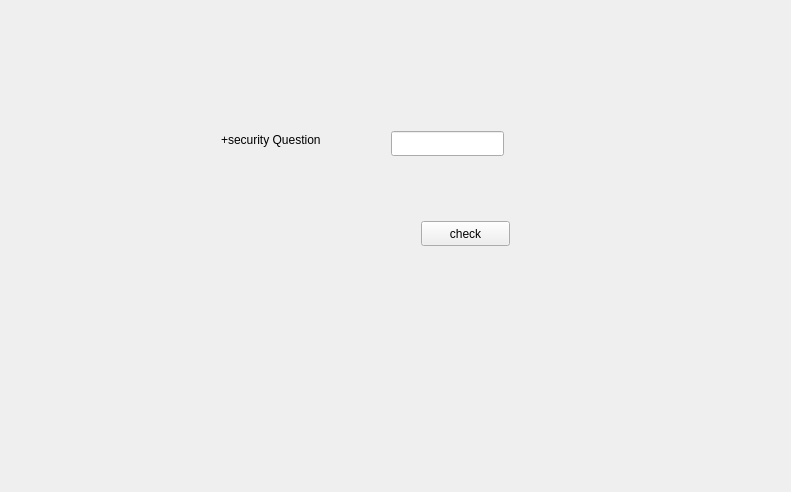
<?xml version="1.0" encoding="UTF-8"?>
<ui version="4.0">
 <class>Forgotpasswd</class>
 <widget class="QDialog" name="Forgotpasswd">
  <property name="geometry">
   <rect>
    <x>0</x>
    <y>0</y>
    <width>791</width>
    <height>492</height>
   </rect>
  </property>
  <property name="windowTitle">
   <string>Dialog</string>
  </property>
  <layout class="QVBoxLayout" name="verticalLayout">
   <item>
    <widget class="QStackedWidget" name="stackedWidget">
     <property name="currentIndex">
      <number>1</number>
     </property>
     <widget class="QWidget" name="page">
      <layout class="QVBoxLayout" name="verticalLayout_2">
       <item>
        <widget class="QFrame" name="frame">
         <property name="frameShape">
          <enum>QFrame::StyledPanel</enum>
         </property>
         <property name="frameShadow">
          <enum>QFrame::Raised</enum>
         </property>
         <widget class="QLabel" name="label">
          <property name="geometry">
           <rect>
            <x>140</x>
            <y>140</y>
            <width>261</width>
            <height>17</height>
           </rect>
          </property>
          <property name="text">
           <string>Enter your Email ID:</string>
          </property>
         </widget>
         <widget class="QLineEdit" name="lineEdit_email">
          <property name="geometry">
           <rect>
            <x>140</x>
            <y>160</y>
            <width>251</width>
            <height>25</height>
           </rect>
          </property>
         </widget>
         <widget class="QPushButton" name="pushButton_chk">
          <property name="geometry">
           <rect>
            <x>310</x>
            <y>240</y>
            <width>89</width>
            <height>25</height>
           </rect>
          </property>
          <property name="text">
           <string>check</string>
          </property>
         </widget>
        </widget>
       </item>
      </layout>
     </widget>
     <widget class="QWidget" name="page_2">
      <widget class="QPushButton" name="pushButton_chk_1">
       <property name="geometry">
        <rect>
         <x>410</x>
         <y>210</y>
         <width>89</width>
         <height>25</height>
        </rect>
       </property>
       <property name="text">
        <string>check</string>
       </property>
      </widget>
      <widget class="QLabel" name="label_sq">
       <property name="geometry">
        <rect>
         <x>210</x>
         <y>120</y>
         <width>141</width>
         <height>17</height>
        </rect>
       </property>
       <property name="text">
        <string>+security Question</string>
       </property>
      </widget>
      <widget class="QLineEdit" name="lineEdit_ans">
       <property name="geometry">
        <rect>
         <x>380</x>
         <y>120</y>
         <width>113</width>
         <height>25</height>
        </rect>
       </property>
      </widget>
     </widget>
     <widget class="QWidget" name="page_3">
      <widget class="QLabel" name="label_2">
       <property name="geometry">
        <rect>
         <x>140</x>
         <y>100</y>
         <width>111</width>
         <height>17</height>
        </rect>
       </property>
       <property name="text">
        <string>New Password</string>
       </property>
      </widget>
      <widget class="QLabel" name="label_3">
       <property name="geometry">
        <rect>
         <x>140</x>
         <y>190</y>
         <width>141</width>
         <height>17</height>
        </rect>
       </property>
       <property name="text">
        <string>Re-enter password</string>
       </property>
      </widget>
      <widget class="QLineEdit" name="lineEdit_pwd">
       <property name="geometry">
        <rect>
         <x>140</x>
         <y>130</y>
         <width>181</width>
         <height>25</height>
        </rect>
       </property>
      </widget>
      <widget class="QLineEdit" name="lineEdit_pwd_2">
       <property name="geometry">
        <rect>
         <x>140</x>
         <y>210</y>
         <width>181</width>
         <height>25</height>
        </rect>
       </property>
      </widget>
      <widget class="QPushButton" name="pushButton_change">
       <property name="geometry">
        <rect>
         <x>370</x>
         <y>310</y>
         <width>151</width>
         <height>25</height>
        </rect>
       </property>
       <property name="text">
        <string>Change password</string>
       </property>
      </widget>
      <widget class="QLabel" name="label_4">
       <property name="geometry">
        <rect>
         <x>340</x>
         <y>210</y>
         <width>141</width>
         <height>31</height>
        </rect>
       </property>
       <property name="styleSheet">
        <string notr="true">color: red;</string>
       </property>
       <property name="text">
        <string>TextLabel</string>
       </property>
      </widget>
     </widget>
    </widget>
   </item>
  </layout>
 </widget>
 <resources/>
 <connections/>
</ui>
